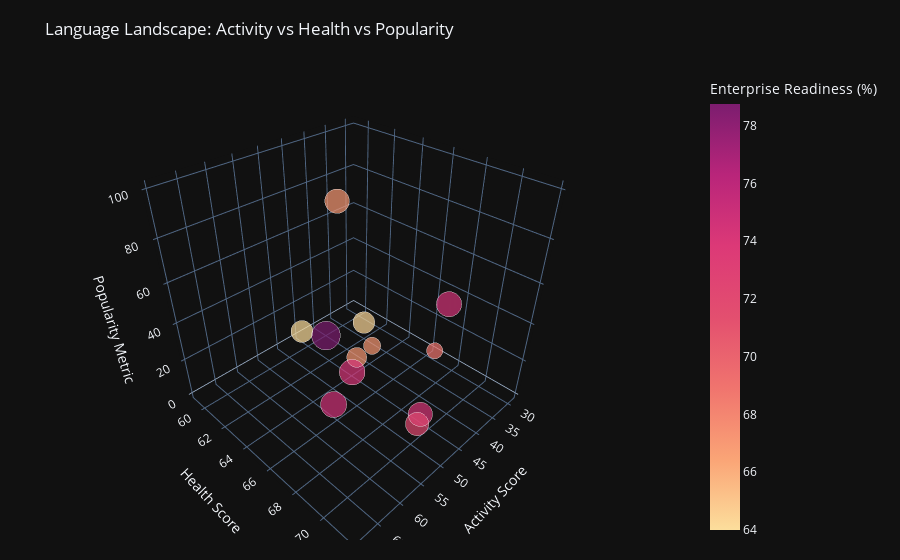

The cell this chart's notebook holds for it:
### Code cell
output_dir = Path("public/visualizations")
output_dir.mkdir(parents=True, exist_ok=True)

scatter_fig = px.scatter_3d(
    language_summary,
    x="activity_score",
    y="health_score",
    z="popularity_index",
    color="enterprise_readiness_pct",
    color_continuous_scale="Sunsetdark",
    size="contributors_count",
    size_max=28,
    hover_name="language",
    hover_data={
        "overall_score":":.1f",
        "enterprise_readiness_pct":":.1f",
        "contributors_count":":.0f",
        "growth_segment": True,
        "growth_signal": True
    },
    labels={
        "activity_score": "Activity Score",
        "health_score": "Health Score",
        "popularity_index": "Popularity Metric",
        "enterprise_readiness_pct": "Enterprise Readiness (%)"
    },
    title="Language Landscape: Activity vs Health vs Popularity"
)

scatter_fig.update_layout(
    legend_title_text="Enterprise Readiness (%)",
    margin=dict(l=20, r=20, t=70, b=20)
)

scatter_path = output_dir / "enhanced_3d_language_analysis.html"
scatter_fig.write_html(scatter_path)
print(f"Saved 3D scatter to {scatter_path}")
scatter_fig.show()

### Figure 1 — Plotly figure (JSON) as saved in the notebook; plotly's stock layout.template omitted (floating-point values rounded to 4 significant figures)
{"data": [{"customdata": [[36.78, 67, 149.4, "High", 0], [44.12, 74.25, 222.2, "High", 1], [46.92, 74.25, 249.6, "High", 1], [41.45, 64.25, 178.6, "High", 0], [43.31, 74.5, 241.1, "Low", 0], [38.49, 67, 112.2, "Medium", 0], [38.2, 64, 182.6, "Low", 0], [43.49, 67, 227.6, "High", 0.9989], [42.4, 72, 206.5, "Low", 0], [49.4, 74.75, 258.4, "High", 1], [37.43, 68.75, 98.94, "Low", 0], [48.33, 78.75, 311.2, "High", 1]], "hovertemplate": "<b>%{hovertext}</b><br><br>Activity Score=%{x}<br>Health Score=%{y}<br>Popularity Metric=%{z}<br>contributors_count=%{customdata[2]:.0f}<br>overall_score=%{customdata[0]:.1f}<br>Enterprise Readiness (%)=%{marker.color:.1f}<br>growth_segment=%{customdata[3]}<br>growth_signal=%{customdata[4]}<extra></extra>", "hovertext": ["C#", "C++", "Go", "Java", "JavaScript", "Kotlin", "PHP", "Python", "Ruby", "Rust", "Swift", "TypeScript"], "legendgroup": "", "marker": {"color": [67, 74.25, 74.25, 64.25, 74.5, 67, 64, 67, 72, 74.75, 68.75, 78.75], "coloraxis": "coloraxis", "size": [149.4, 222.2, 249.6, 178.6, 241.1, 112.2, 182.6, 227.6, 206.5, 258.4, 98.94, 311.2], "sizemode": "area", "sizeref": 0.397, "symbol": "circle"}, "mode": "markers", "name": "", "scene": "scene", "showlegend": false, "type": "scatter3d", "x": [43.69, 56.15, 58.92, 46.53, 47.37, 36.64, 44.43, 53.52, 46.98, 61.62, 29.12, 69.44], "y": [64, 71.8, 68.4, 65.4, 70.8, 63.2, 59.2, 65.8, 69.6, 68, 66.4, 70.4], "z": [6.696, 36.65, 43.63, 37.16, 69.13, 0, 2.354, 100, 1.197, 29.68, 0.6997, 84.03]}], "layout": {"coloraxis": {"colorbar": {"title": {"text": "Enterprise Readiness (%)"}}, "colorscale": [[0, "rgb(252, 222, 156)"], [0.1667, "rgb(250, 164, 118)"], [0.3333, "rgb(240, 116, 110)"], [0.5, "rgb(227, 79, 111)"], [0.6667, "rgb(220, 57, 119)"], [0.8333, "rgb(185, 37, 122)"], [1, "rgb(124, 29, 111)"]]}, "legend": {"itemsizing": "constant", "title": {"text": "Enterprise Readiness (%)"}, "tracegroupgap": 0}, "margin": {"b": 20, "l": 20, "r": 20, "t": 70}, "scene": {"domain": {"x": [0, 1], "y": [0, 1]}, "xaxis": {"title": {"text": "Activity Score"}}, "yaxis": {"title": {"text": "Health Score"}}, "zaxis": {"title": {"text": "Popularity Metric"}}}, "title": {"text": "Language Landscape: Activity vs Health vs Popularity"}}}
